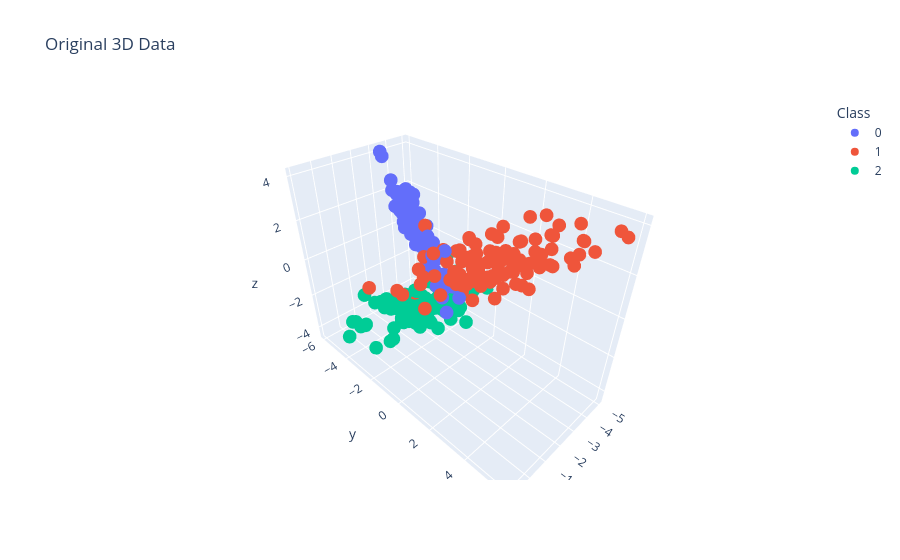
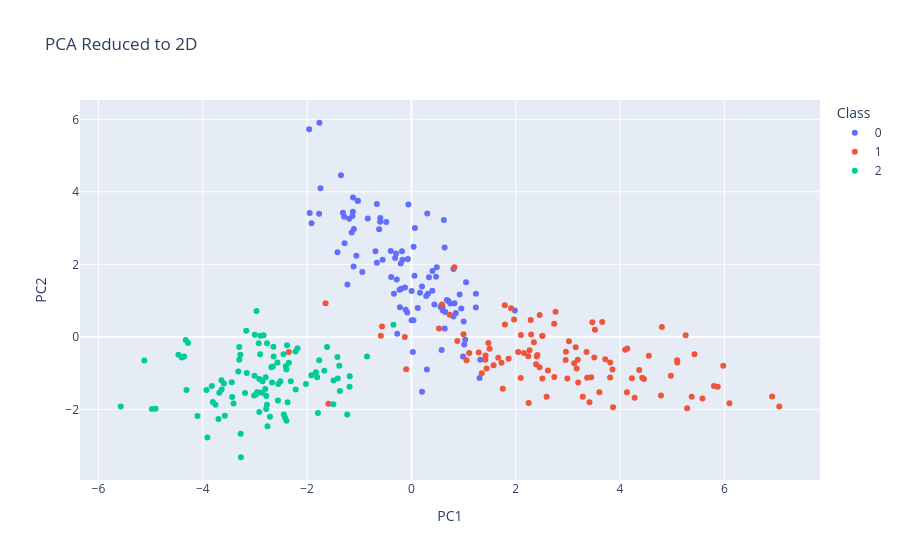

The notebook cell these images were saved under, in order:
### Code cell
import plotly.express as px
from sklearn.datasets import make_classification
from sklearn.decomposition import PCA

# Generate synthetic 3D data with labels
X, y = make_classification(n_samples=300, n_features=3,
                           n_informative=3, n_redundant=0,
                           n_classes=3, n_clusters_per_class=1,
                           class_sep=2, random_state=42)

# PCA for 2D reduction
pca = PCA(n_components=2)
X_pca = pca.fit_transform(X)

# Plot original 3D data
fig_3d = px.scatter_3d(x=X[:, 0], y=X[:, 1], z=X[:, 2], color=y.astype(str),
                       title="Original 3D Data", labels={"color": "Class"})
fig_3d.show()

# Plot reduced 2D data
fig_2d = px.scatter(x=X_pca[:, 0], y=X_pca[:, 1], color=y.astype(str),
                    title="PCA Reduced to 2D", labels={"x": "PC1", "y": "PC2", "color": "Class"})
fig_2d.show()
